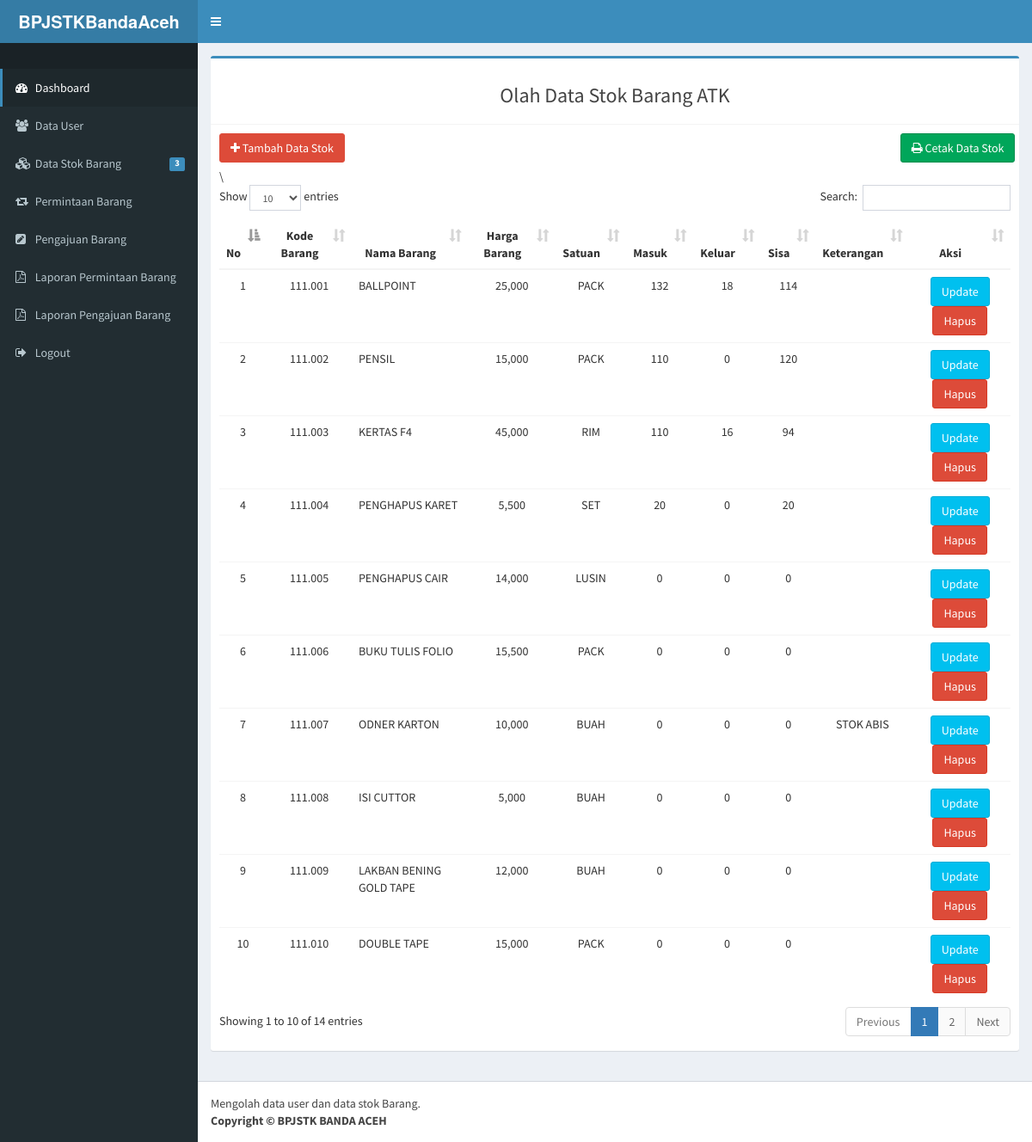
Screenshot of /bendahara/index.php?p=material-m1&id_jenis=1 with the database file from the repository.
### tables this page shows
CREATE TABLE `stokbarang` (
  `id_kode_brg` int(2) NOT NULL,
  `kode_brg` varchar(7) NOT NULL,
  `id_jenis` int(2) NOT NULL,
  `nama_brg` varchar(50) NOT NULL,
  `hargabarang` varchar(50) NOT NULL,
  `satuan` varchar(50) NOT NULL,
  `stok` int(11) NOT NULL,
  `keluar` int(11) NOT NULL,
  `sisa` int(11) NOT NULL,
  `keterangan` varchar(50) NOT NULL
);

### bendahara/material-m1.php (the view, shortened to what this page needs)
<?php
include "../fungsi/koneksi.php";
if(isset($_GET['id_jenis'])){
  $id_jenis = $_GET['id_jenis'];
  $query = mysqli_query($koneksi, "SELECT * FROM stokbarang WHERE id_jenis='$id_jenis' ");
} else {
  $query = mysqli_query($koneksi, "SELECT * FROM stokbarang");
}
?>
<section class="content">
  <div class="row">
    <div class="col-sm-12">
      <div class="box box-primary">
        <div class="box-header with-border">
          <h3 class="text-center">Olah Data Stok Barang  ATK</h3>
        </div>
        <div class="box-body">
          <div class="row">
            <div class="col-md-2">
              <a href="index.php?p=tambahmaterial-m1" class=" btn btn-primary"><i class="fa fa-plus"></i> Tambah Data Stok</a><br>
            </div>
            <div class="col-md-2 pull-right">
              <a target="_blank" href="cetakstok.php?idjenis=<?= $id_jenis;  ?>" class="btn btn-success"><i class="fa fa-print"></i> Cetak Data Stok</a><br>
            </div>
            <br><br>
          </div>
          <div class="table-responsive">
            <table class="table text-center" id="material">
             <thead  >
              <tr>
               <th>No</th>
               <th>Kode Barang</th>
               <th>Nama Barang</th>\
               <th>Harga Barang</th>
               <th>Satuan</th>
               <th>Masuk</th>
               <th>Keluar</th>
               <th>Sisa</th>
               <th>Keterangan</th>
               <th>Aksi</th>
             </tr>
           </thead>
           <tbody>
            <tr>
             <?php
             $no =1 ;
             if (mysqli_num_rows($query)) {
               while($row=mysqli_fetch_assoc($query)):
                ?>
                <td> <?= $no; ?> </td>
                <td> <?= $row['kode_brg']; ?> </td>
                <td style="text-align: left;"> <?= $row['nama_brg']; ?> </td>
                <td> <?= number_format($row['hargabarang']); ?> </td>
                <td> <?= $row['satuan']; ?> </td>
                <td> <?= $row['stok']; ?> </td>
                <td> <?= $row['keluar']; ?> </td>
                <td> <?= $row['sisa']; ?> </td>
                <td> <?= $row['keterangan']; ?> </td>
                <td>
                  <a href="?p=material-m1&aksi=edit&id=<?= $row['kode_brg']; ?>"><span data-placement='top' data-toggle='tooltip' title='Update'><button  class="btn btn-info">Update</button></span></a>
                  <a href="?p=material-m1&aksi=hapus&id=<?= $row['kode_brg']; ?>"><span data-placement='top' data-toggle='tooltip' title='Hapus'><button  class="btn btn-danger" onclick="return confirm('Yakin ingin menghapus ?')">Hapus</button></span></a>
                </td>
              </tr>
              <?php $no++; endwhile; } ?>
            </tbody>
          </table>
        </div>
      </div>
    </div>
  </div>
</div>
</section>

### bendahara/index.php (shortened to what this page needs)
<?php
include "../fungsi/koneksi.php";
$query = mysqli_query($koneksi, "SELECT COUNT(id_jenis) AS jumlah FROM jenis_barang ");
$data = mysqli_fetch_assoc($query);
?>
<!DOCTYPE html>
<html>
<head>
  <link rel="stylesheet" href="../assets/bootstrap/css/bootstrap.min.css">
  <link href="../assets/bootstrap/css/custom.css" rel="stylesheet">
  <link rel="stylesheet" href="../assets/fa/css/font-awesome.min.css">
  <link rel="stylesheet" href="../assets/dist/css/AdminLTE.min.css">
   <link rel="stylesheet" href="../assets/dist/css/skins/_all-skins.min.css">
   <link rel="stylesheet" href="../assets/plugins/iCheck/flat/blue.css">
   <link rel="stylesheet" href="../assets/plugins/morris/morris.css">
   <link rel="stylesheet" href="../assets/plugins/jvectormap/jquery-jvectormap-1.2.2.css">
   <link rel="stylesheet" href="../assets/plugins/datepicker/datepicker3.css">
   <link rel="stylesheet" href="../assets/plugins/daterangepicker/daterangepicker.css">
   <link rel="stylesheet" href="../assets/plugins/bootstrap-wysihtml5/bootstrap3-wysihtml5.min.css">
   <link rel="stylesheet" href="../assets/plugins/datatables/dataTables.bootstrap.css">
 </head>
 <body class="hold-transition skin-blue sidebar-mini">
  <div class="wrapper">
    <header class="main-header">
     <div class="logo">
      <span class="logo-lg"><b>BPJSTKBandaAceh</b></span>
    </div>
    <nav class="navbar navbar-static-top" role="navigation">
      <a href="#" class="sidebar-toggle" data-toggle="offcanvas" role="button">
      </a>
  </nav>
</header>
<aside class="main-sidebar">
  <section class="sidebar">
    <ul class="sidebar-menu">
      <li class="header"><h4 class="text-center"><?=  $_SESSION['username']; ?></h4></li>
      <li class="active treeview">
        <a href="index.php">
          <i class="fa fa-dashboard"></i> <span>Dashboard</span>
        </a>
      </li>
      <li><a href="index.php?p=user"><i class="fa fa-users"></i> <span>Data User</span></a></li>
      <li class="treeview">
        <a href="#">
          <i class="fa fa-cubes"></i>
          <span>Data Stok Barang</span>
          <span class="pull-right-container">
            <span class="label label-primary pull-right"><?= $data['jumlah']; ?></span>
          </span>
        </a>
     </li>
     <li class="treeview">
      <a href="#">
        <i class="fa fa-retweet"></i>
        <span>Permintaan Barang</span>
      </a>
    </li>
    <li class="treeview">
      <a href="#">
        <i class="fa fa-pencil-square"></i>
        <span>Pengajuan Barang</span>
      </a>
    </li>
    <li class="treeview">
      <a href="#">
        <i class="fa fa-file-pdf-o"></i>
        <span>Laporan Permintaan Barang</span>
      </a>
    </li>
    <li class="treeview">
      <a href="#">
        <i class="fa fa-file-pdf-o"></i>
        <span>Laporan Pengajuan Barang</span>
      </a>
    </li>
    <li><a href="../logout.php"><i class="fa fa-sign-out"></i> <span>Logout</span></a></li>
  </ul>
</section>
</aside>
<div class="content-wrapper">
  <?php include "page.php"; ?>
</div>
<footer class="main-footer">
 <marquee hspace="40" width="full-width"> Mengolah data user dan data stok Barang.</marquee>
 <strong>Copyright &copy; BPJSTK BANDA ACEH </strong>
</footer>
</body>
</html>

### bendahara/page.php
<?php
$page = isset($_GET['p']) ? $_GET['p'] : "";
if ($page == 'formpesan') {
    include_once "formpesan.php";
} else if ($page=="") {
    include_once "main.php";
}  else if ($page=="material") {
    include_once "material.php";
}  else if ($page=="material-m1") {
    include_once "material-m1.php";
}  else if ($page=="material-m2") {
    include_once "material-m2.php";
}  else if ($page=="material-m3") {
    include_once "material-m3.php";
} else if ($page=="tambahmaterial") {
    include_once "tambahmaterial.php";
} else if ($page=="tambahmaterial-m1") {
    include_once "tambahmaterial-m1.php";
} else if ($page=="tambahmaterial-m2") {
    include_once "tambahmaterial-m2.php";
 } else if ($page=="tambahmaterial-m3") {
    include_once "tambahmaterial-m3.php";
} else if ($page=="user") {
    include_once "user.php";
}  else if ($page=="edit") {
    include_once "editmaterial.php";
}  else if ($page=="edit-m1") {
    include_once "edit-m1.php";
}  else if ($page=="edit-m2") {
    include_once "edit-m2.php";
}  else if ($page=="edit-m3") {
    include_once "edit-m3.php";
} else if ($page=="hapusmaterial-m1") {
    include_once "hapusmaterial-m1.php";
} else if ($page=="hapusmaterial-m2") {
    include_once "hapusmaterial-m2.php";
} else if ($page=="hapusmaterial-m3") {
    include_once "hapusmaterial-m3.php";
} else if ($page=="hapususer") {
    include_once "hapususer.php";
} else if ($page=="edituser") {
    include_once "edituser.php";
} else if ($page=="tambahuser") {
    include_once "tambahuser.php";
} else if ($page=="cetakstok") {
    include_once "halcetak.php";
} else if ($page=="editpesanminta") {
    include_once "editpesanminta.php";
} else if ($page=="tidaksetuju") {
    include_once "tidaksetuju.php";
} else if ($page=="cetakpesanan") {
    include_once "cetakpesanan.php";
}  else if ($page=="formpengajuan") {
  include_once "formpengajuan.php";
} else if ($page=="tidaksetujupengajuan") {
    include_once "tidaksetujupengajuan.php";
} else if ($page=="lap_keluar") {
    include_once "lap_keluar.php";
} else if ($page=="lap_masuk") {
    include_once "lap_masuk.php";
} else if ($page=="datapermintaan") {
    include_once "datapermintaan.php";
}  else if ($page=="detilpermintaan") {
    include_once "detilpermintaan.php";
}  else if ($page=="datapengeluaran") {
    include_once "datapengeluaran.php";
}  else if ($page=="laporanpengeluaran") {
    include_once "laporanpengeluaran.php";
} else if ($page=="detil_datapengeluaran") {
    include_once "detil_datapengeluaran.php";
}  else if ($page=="laporanpengeluaran2") {
    include_once "laporanpengeluaran2.php";
}  else if ($page=="laporanpengeluaran3") {
    include_once "laporanpengeluaran3.php";
}   else if ($page=="laporanpemasukan") {
    include_once "laporanpemasukan.php";
}  else if($page == "detillaporanpemasukan"){
    include_once "detillaporanpemasukan.php";
}  else if ($page=="laporanpemasukan2") {
    include_once "laporanpemasukan2.php";
}   else if ($page=="datapemasukan") {
    include_once "datapemasukan.php";
} else if ($page=="detilpengajuan") {
    include_once "detilpengajuan.php";
}  else if ($page=="datapengajuan") {
    include_once "datapengajuan.php";
}else if ($page=="rekapitulasipermintaan") {
    include_once "rekapitulasipermintaan.php";
}else if ($page=="rekapitulasipengajuan") {
    include_once "rekapitulasipengajuan.php";
}else if ($page=="detil_lap_permintaan") {
    include_once "detil_lap_permintaan.php";
}else if ($page=="detil_lap_pengajuan") {
    include_once "detil_lap_pengajuan.php";
}
?>

### rows the page displays
stokbarang: kode_brg "111.001", nama_brg "BALLPOINT", hargabarang "25,000", satuan "PACK", stok "132", keluar "18", sisa "114"
stokbarang: kode_brg "111.002", nama_brg "PENSIL", hargabarang "15,000", satuan "PACK", stok "110", keluar "0", sisa "120"
stokbarang: kode_brg "111.003", nama_brg "KERTAS F4", hargabarang "45,000", satuan "RIM", stok "110", keluar "16", sisa "94"
stokbarang: kode_brg "111.004", nama_brg "PENGHAPUS KARET", hargabarang "5,500", satuan "SET", stok "20", keluar "0", sisa "20"
stokbarang: kode_brg "111.005", nama_brg "PENGHAPUS CAIR", hargabarang "14,000", satuan "LUSIN", stok "0", keluar "0", sisa "0"
stokbarang: kode_brg "111.006", nama_brg "BUKU TULIS FOLIO", hargabarang "15,500", satuan "PACK", stok "0", keluar "0", sisa "0"
stokbarang: kode_brg "111.007", nama_brg "ODNER KARTON", hargabarang "10,000", satuan "BUAH", stok "0", keluar "0", sisa "0", keterangan "STOK ABIS"
stokbarang: kode_brg "111.008", nama_brg "ISI CUTTOR", hargabarang "5,000", satuan "BUAH", stok "0", keluar "0", sisa "0"
stokbarang: kode_brg "111.009", nama_brg "LAKBAN BENING GOLD TAPE", hargabarang "12,000", satuan "BUAH", stok "0", keluar "0", sisa "0"
stokbarang: kode_brg "111.010", nama_brg "DOUBLE TAPE", hargabarang "15,000", satuan "PACK", stok "0", keluar "0", sisa "0"

### other values shown
$data['jumlah'] "3"
